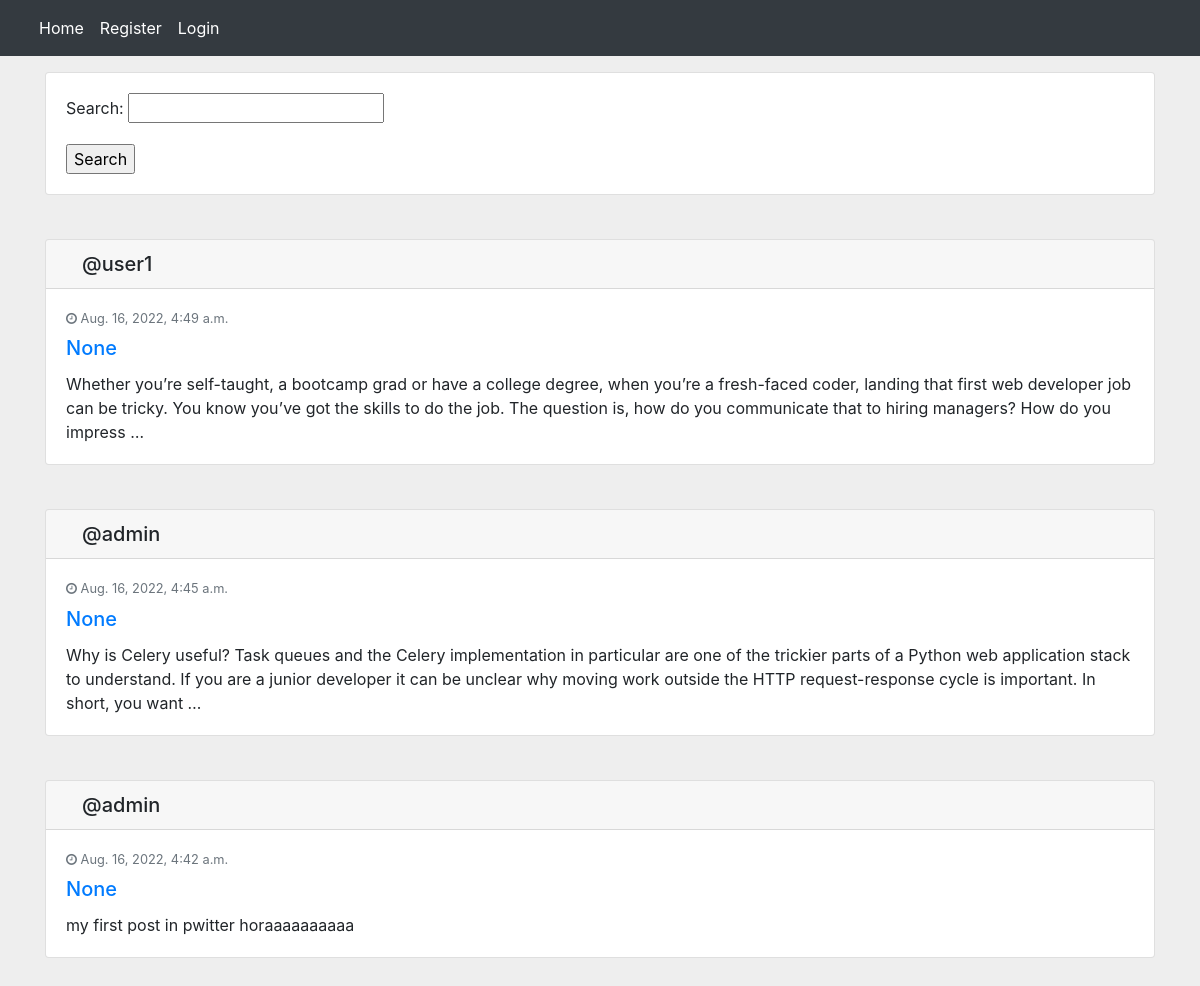
The app's page /, older data.
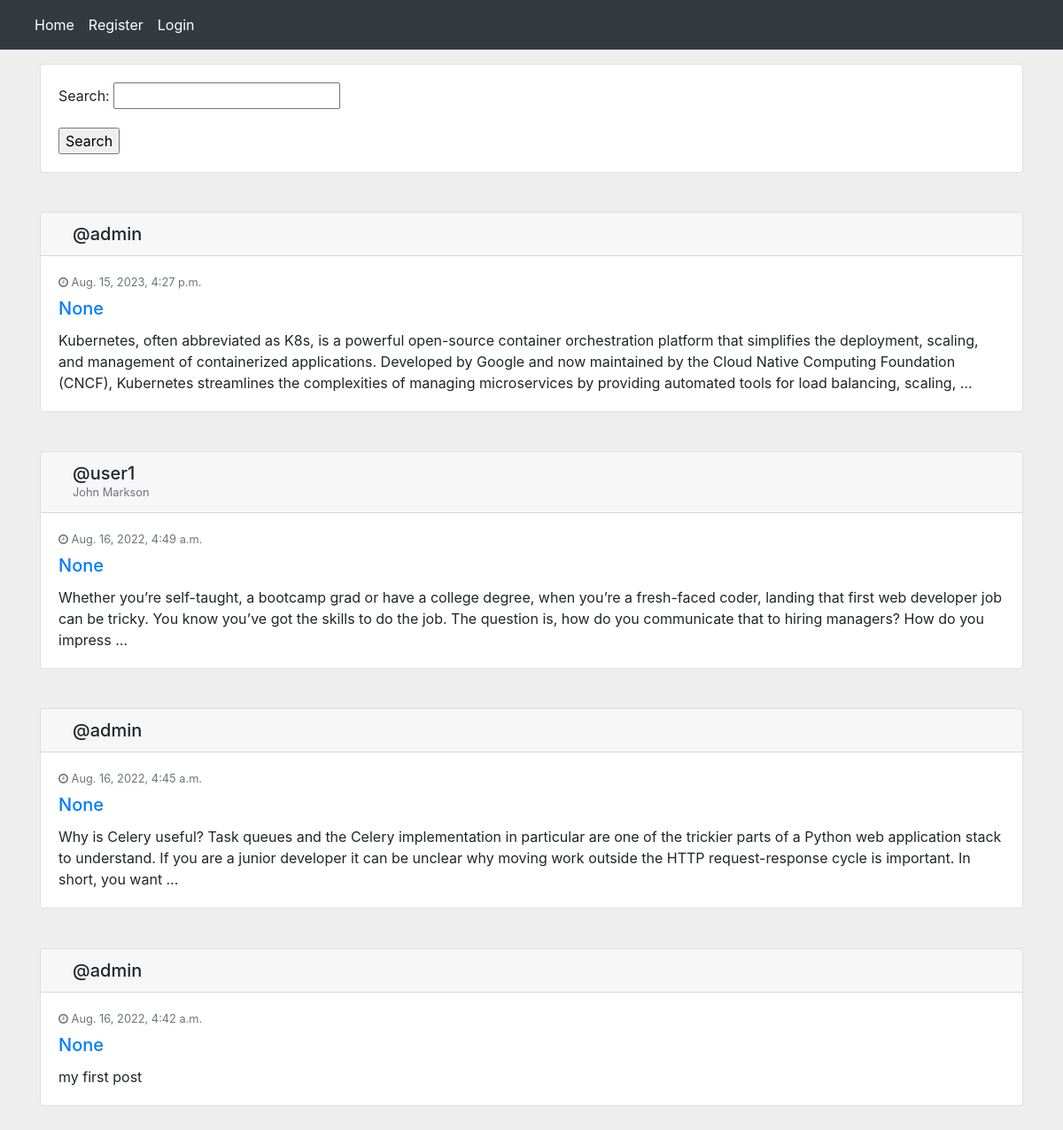
The same page, newer data.
### home/models.py (models this page shows, shortened)
class Post(models.Model):
    user = models.ForeignKey(User, on_delete=models.CASCADE, related_name='posts')
    body = models.TextField()
    slug = models.SlugField()
    title = models.CharField(max_length=100, null=True, blank=True)  # proper format to add new field after migration
    created = models.DateTimeField(auto_now_add=True)
    updated = models.DateTimeField(auto_now=True)
    class Meta:
        ordering = ('-created',)  # model wide order_by filter
    def get_absolute_url(self):
        return reverse('home:post_detail', args=(self.id, self.slug))

### home/views.py (the view)
# urls.py: path('', views.HomeView.as_view(), name="home"),
class HomeView(View):
    form_class = PostSearchForm
    def get(self, request):
        posts = Post.objects.all()
        if request.GET.get('search'):
            posts = posts.filter(body__contains=request.GET['search'])
        return render(request, 'home/index.html', {'posts': posts, 'form': self.form_class})

### home/templates/home/index.html (shortened to what this page needs)
{% extends 'base.html' %}
{% block content %}
    <div class="row">
        <div class="col-md-12">
            <div class="card gedf-card">
                <div class="card-body">
                    <form action="" method="get">
                        {{ form.as_p }}
                        <input type="submit" value="Search">
                    </form>
                </div>
            </div>
        </div>
    </div>
    <div class="row">
        <div class="col-md-12">
            {% for post in posts %}
                <div class="card gedf-card">
                    <div class="card-header">
                        <div class="d-flex justify-content-between align-items-center">
                            <div class="d-flex justify-content-between align-items-center">
                                <div class="ml-2">
                                    <div class="h5 m-0">@{{ post.user }}</div>
                                    <div class="h7 text-muted">{{ post.user.first_name }} {{ post.user.last_name }}</div>
                                </div>
                            </div>
                        </div>
                    </div>
                    <div class="card-body">
                        <div class="text-muted h7 mb-2"><i class="fa fa-clock-o"></i> {{ post.created }}</div>
                        <a class="card-link" href="{{ post.get_absolute_url }}">
                            <h5 class="card-title">{{ post.title }}</h5>
                        </a>
                        <p class="card-text">
                            {{ post.body|truncatewords:50 }}
                        </p>
                    </div>
                </div>
            {% endfor %}
        </div>
    </div>
{% endblock %}

Row changes from the older to the newer data that the page shows:
added Post: user "admin", created "Aug. 15, 2023, 4:27 p.m.", title "None", body "Kubernetes, often abbreviated as K8s, is a powerful open-source container orchestration platform that simplifies the deployment, scaling, and management of containerized applications. Developed by Google and now maintained by the Cloud Native Computing Foundation (CNCF), Kubernetes streamlines the complexities of managing microservices by providing automated tools for load balancing, scaling, …"
changed through a linked row, Post "user1": user.first_name (not shown) → "John"; user.last_name (not shown) → "Markson"
changed Post: body "my first post in pwitter horaaaaaaaaaa" → "my first post"
